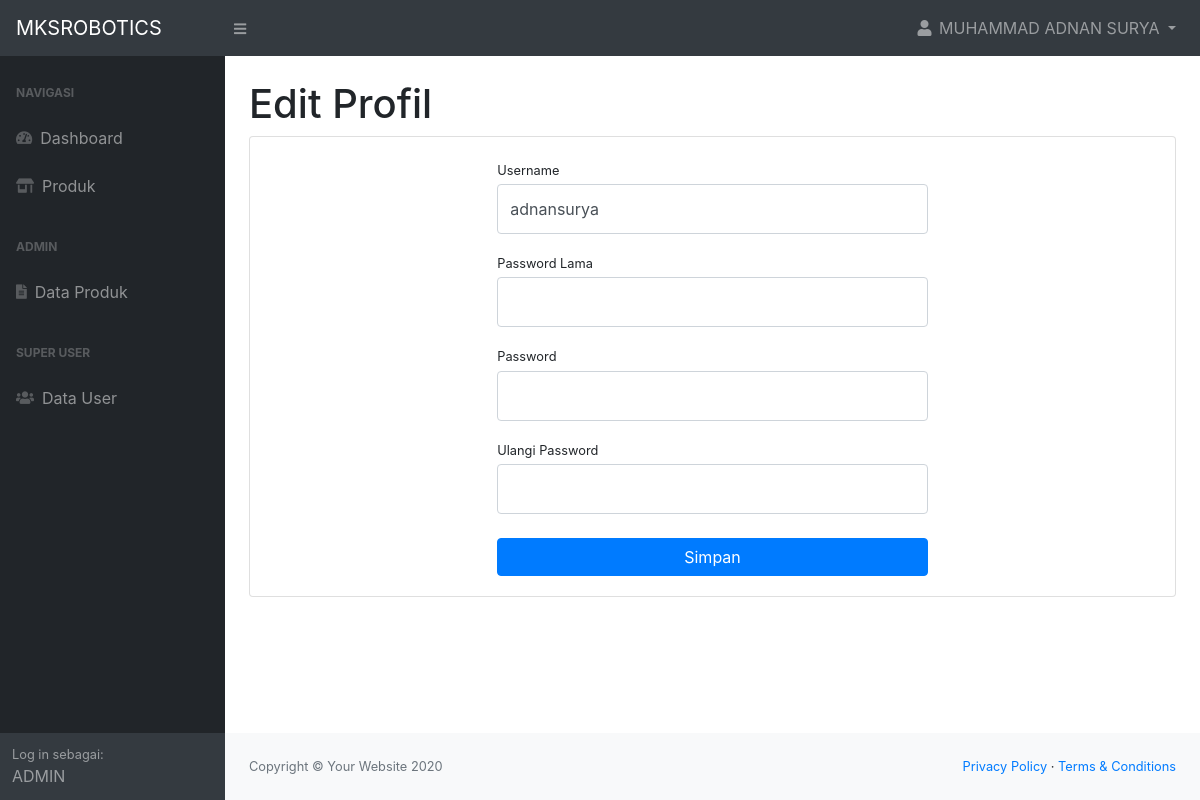
Page /ubah_password.php (signed in) on the committed database.
### tables this page shows
CREATE TABLE "user" (
	"user_id"	INTEGER PRIMARY KEY AUTOINCREMENT,
	"username"	TEXT UNIQUE,
	"pass"	TEXT,
	"name"	TEXT,
	"address"	TEXT,
	"email"	TEXT UNIQUE,
	"telegram_id"	TEXT,
	"nickname"	TEXT,
	"role"	TEXT,
	"rolename"	TEXT,
	"hp"	TEXT UNIQUE
);

### access/session.php (called while the page is built, shortened)
<?php
   if(isset($_SESSION['logged_user'])){
    $db = new SQLite3('uploads/mksrobotics.db');
    $user_session = $db->querySingle("SELECT * FROM user WHERE username = '".$_SESSION['logged_user']."'", true);
   }
?>

### ubah_password.php (the view, shortened to what this page needs)
<?php
include('access/session.php');
?>
<!DOCTYPE html>
<html lang="en">
    <head>
        <?php include('partials/head.php'); ?>
    </head>
    <body>
        <?php include('partials/topbar.php'); ?>
        <div id="layoutSidenav">
            <?php include('partials/sidebar.php'); ?>
            <div id="layoutSidenav_content">
                <main>
                    <div class="container-fluid">
                        <h1 class="mt-4">Edit Profil</h1>
                        <div class="card mb-4">
                            <div class="card-body">
                                <form action="access/password_edit.php" method="post">
                                <div class="row">
                                    <div class="col-md-6 offset-md-3">
                                        <div class="form-group">
                                            <label class="small mb-1" for="usernameTxt">Username</label>
                                            <input class="form-control py-4" id="usernameTxt" type="text" name="username" value="<?php echo $user_session['username'];?>" required/>
                                        </div>
                                        <div class="form-group">
                                            <label class="small mb-1" for="passTxt">Password Lama</label>
                                            <input class="form-control py-4" id="passTxt" type="password" name="old_pass" required/>
                                        </div>
                                        <div class="form-group">
                                            <label class="small mb-1" for="passTxt">Password</label>
                                            <input class="form-control py-4" id="passTxt" type="password" name="pass" required/>
                                        </div>
                                        <div class="form-group">
                                            <label class="small mb-1" for="passTxt">Ulangi Password</label>
                                            <input class="form-control py-4" id="passTxt" type="password" name="pass2" required/>
                                        </div>
                                        <div class="form-group d-flex align-items-center justify-content-between mt-4 mb-0">
                                            <button class="btn btn-primary btn-block"  type="submit">Simpan</button>
                                        </div>
                                    </div>
                                </div>
                                </form>
                            </div>
                        </div>
                    </div>
                </main>
                <?php include('partials/footer.php'); ?>
            </div>
        </div>
    </body>
</html>

### partials/topbar.php (shortened to what this page needs)
<nav class="sb-topnav navbar navbar-expand navbar-dark bg-dark">
    <a class="navbar-brand" href="index.php">MKSROBOTICS</a>
    <button class="btn btn-link btn-sm order-1 order-lg-0" id="sidebarToggle" href="#"><i class="fas fa-bars"></i></button>
    <?php
          if(isset($_SESSION['logged_user'])){
    ?>
    <ul class="navbar-nav ml-auto ml-md-0 ">
        <li class="nav-item dropdown">
            <a class="nav-link dropdown-toggle" id="userDropdown" href="#" role="button" data-toggle="dropdown" aria-haspopup="true" aria-expanded="false"><i class="fas fa-user fa-fw"></i>
                <?php echo strtoupper($user_session['name']); ?> </a>
        </li>
    </ul>
    <?php } ?>
</nav>

### partials/sidebar.php
<div id="layoutSidenav_nav">
    <nav class="sb-sidenav accordion sb-sidenav-dark" id="sidenavAccordion">
        <div class="sb-sidenav-menu">
            <div class="nav">
                <div class="sb-sidenav-menu-heading">NAVIGASI</div>
                <a class="nav-link" href="index.php">
                    <div class="sb-nav-link-icon"><i class="fas fa-tachometer-alt"></i></div>
                    Dashboard
                </a>
                <a class="nav-link" href="produk.php">
                    <div class="sb-nav-link-icon"><i class="fas fa-store-alt"></i></div>
                    Produk
                </a>
                <?php
                    if(isset($_SESSION['logged_user'])){
                ?>
                    <?php
                        if($user_session['role'] == 'SU' || $user_session['role'] == 'AD'){
                    ?>
                        <div class="sb-sidenav-menu-heading">ADMIN</div>
                        <a class="nav-link" href="data_produk.php">
                            <div class="sb-nav-link-icon"><i class="fas fa-file-alt"></i></div>
                            Data Produk
                        </a>
                    <?php
                        }
                    ?>
                    <?php
                        if($user_session['role'] == 'SU'){
                    ?>
                        <div class="sb-sidenav-menu-heading">SUPER USER</div>
                        <a class="nav-link" href="data_user.php">
                            <div class="sb-nav-link-icon"><i class="fas fa-users"></i></div>
                            Data User
                        </a>
                    <?php
                        }
                    ?>
                <?php
                    }
                ?>
            </div>
        </div>
        <?php
            if(isset($_SESSION['logged_user'])){
        ?>
        <div class="sb-sidenav-footer">
            <div class="small">Log in sebagai:</div>
            <?php echo strtoupper($user_session['rolename']); ?>
        </div>
        <?php
            }
        ?>
    </nav>
</div>

### css/all.css (style rules this page uses)
.fa, .fas, .far, .fal, .fad, .fab { -moz-osx-font-smoothing: grayscale; -webkit-font-smoothing: antialiased; display: inline-block; font-style: normal; font-variant: normal; text-rendering: auto; line-height: 1; }
.fa-fw { text-align: center; width: 1.25em; }
.fa-bars:before { content: "\f0c9"; }
.fa-file-alt:before { content: "\f15c"; }
.fa-store-alt:before { content: "\f54f"; }
.fa-tachometer-alt:before { content: "\f3fd"; }
.fa-user:before { content: "\f007"; }
.fa-users:before { content: "\f0c0"; }
.fa, .fas { font-family: 'Font Awesome 5 Free'; font-weight: 900; }

### rows in the picture
user: name "MUHAMMAD ADNAN SURYA", rolename "ADMIN", username "adnansurya"
